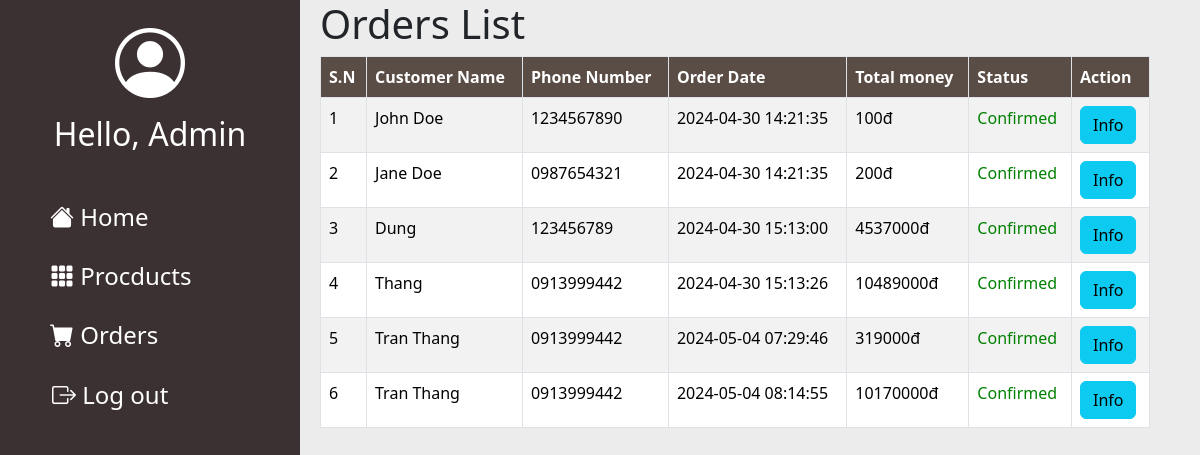
The page /AdPages/pages/orders.php (signed in) on the database as committed earlier.
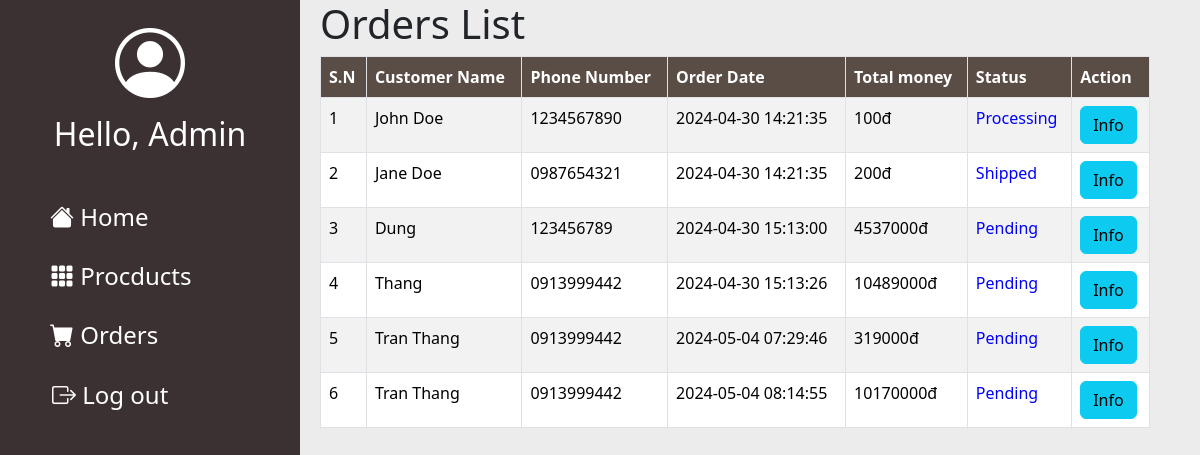
The same page on the database as committed later.
### tables this page shows
CREATE TABLE `orders` (
  `id` int(10) NOT NULL,
  `user_id` int(10) NOT NULL,
  `full_name` varchar(50) NOT NULL,
  `email` varchar(50) NOT NULL,
  `phone_number` varchar(10) NOT NULL,
  `address` varchar(50) NOT NULL,
  `note` text DEFAULT NULL,
  `order_date` datetime NOT NULL,
  `status` varchar(50) NOT NULL,
  `total_money` int(10) NOT NULL
);

### AdPages/pages/orders.php (the view, shortened to what this page needs)
<?php
    include "../components/db.php";
?>
<!DOCTYPE html>
<html lang="en">
    <head>
        <link href="https://cdn.jsdelivr.net/npm/bootstrap@5.3.3/dist/css/bootstrap.min.css" rel="stylesheet">
        <link rel="stylesheet" href="https://cdn.jsdelivr.net/npm/bootstrap-icons@1.11.3/font/bootstrap-icons.min.css">
        <link rel="stylesheet" href="../style/admin.css">
    </head>
    <body>
        <div class="main-container">
            <?php include "../components/leftMain.php" ?>
            <div class="right-main">
            <div style="margin-right: 50px;">
                <h1>Orders List </h1>
                <table class="table table-striped table-bordered">
                    <thead>
                        <tr>
                        <th scope="col">S.N</th>
                        <th scope="col">Customer Name</th>
                        <th scope="col">Phone Number</th>
                        <th scope="col">Order Date</th>
                        <th scope="col">Total money</th>
                        <th scope="col">Status</th>
                        <th scope="col">Action</th>
                        </tr>
                    </thead>
                    <tbody>
                    <?php
                        $query = "SELECT * FROM orders";
                        $result = mysqli_query($link, $query);
                        $no = 0;
                        while (mysqli_num_rows($result) > 0 && $row = mysqli_fetch_assoc($result)){
                            $no++;
                            echo '
                                <tr>
                                    <td>'.$no.'</td>
                                    <td>'.$row['full_name'].'</td>
                                    <td>'.$row['phone_number'].'</td>
                                    <td>'.$row['order_date'].'</td>
                                    <td>'.$row['total_money'].'đ</td>
                            ';
                            if ($row['status'] == 'Confirmed'){
                                echo' <td style="color: green">'.$row['status'].'</td> ';
                            }
                            else{
                                echo' <td style="color: blue">'.$row['status'].'</td> ';
                            }
                            echo '
                                    <td>
                                        <a type="button" class="btn btn-info"  href="detail.php?id='.$row['id'].'">Info</button>
                                    </td>
                                </tr>
                            ';
                        }
                    ?>
                    </tbody>
                </table>
            </div>
            </div>
        </div>
    </body>
</html>

### AdPages/components/leftMain.php (shortened to what this page needs)
<div class="left-main">
    <i class="bi bi-person-circle" style="font-size: 70px;"></i>
    <h2>Hello, Admin</h2>
    <form method="post">
    <div class="feat-list">
        <a type="button" href="./main.php">
            <i class="bi bi-house-fill h4"><span class="icon-text"> Home </span></i>
        </a>
        <a type="button" href="./products.php">
            <i class="bi bi-grid-3x3-gap-fill h4"><span class="icon-text"> Procducts </span></i>
        </a>
        <a type="button" href="./orders.php">
            <i class="bi bi-cart-fill h4"><span class="icon-text"> Orders </span></i>
        </a>
        <button type="submit" name="submitLogout">
            <i class="bi bi-box-arrow-right h4"><span class="icon-text"> Log out </span></i>
        </button>
    </div>
    </form>
</div>

### AdPages/style/admin.css (style rules this page uses)
* { margin: 0 }
.main-container { display: grid; grid-template-columns: 300px 1fr; background-color: #ECECEC; }
.left-main { grid-column: 1 / 2; height: 100vh; background-color: #3C3132; text-align: center; padding-top: 10px; }
.left-main * { color: white; }
.right-main { grid-column: 2 / 3; padding-left: 20px; height: 100vh; overflow: auto; }
.feat-list { margin-top: 50px; }
.feat-list > * { display: block; margin-bottom: 30px; background-color: transparent; background-repeat: no-repeat; border: none; }
.feat-list a { text-decoration: none; text-align: start; margin-left: 50px; }
.feat-list button { margin-left: 46px; }
.icon-text { font-size:x-large; font-style: normal; }
.right-main th { background-color: #5A4D45; color: white; }

Rows that differ between the two databases and show on the page:
changed orders "John Doe": status "Confirmed" → "Processing"
changed orders "Jane Doe": status "Confirmed" → "Shipped"
changed orders "Dung": status "Confirmed" → "Pending"
changed orders "Thang": status "Confirmed" → "Pending"
changed orders (number 5 of 6 on the later page): status "Confirmed" → "Pending"
changed orders (number 6 of 6 on the later page): status "Confirmed" → "Pending"
